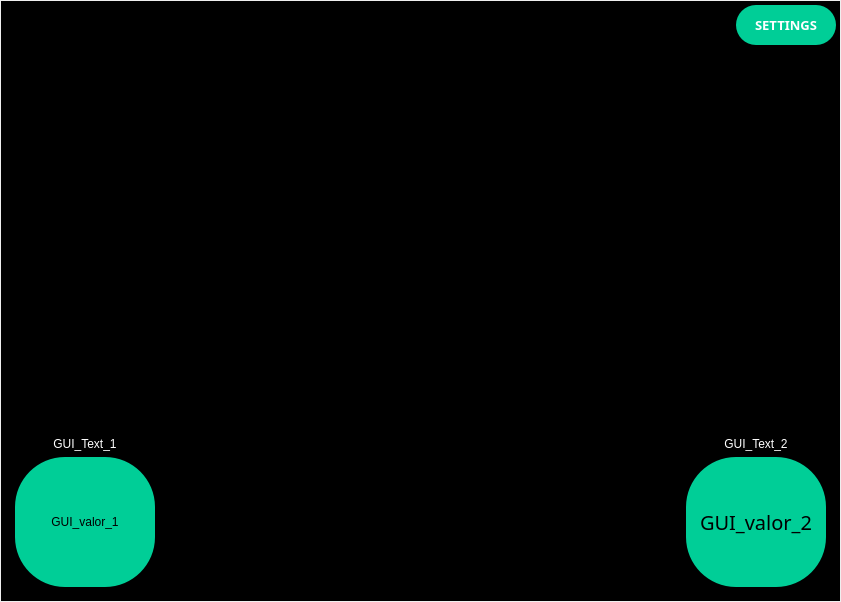
<?xml version="1.0" encoding="UTF-8"?>
<ui version="4.0">
 <class>MainWindow</class>
 <widget class="QMainWindow" name="MainWindow">
  <property name="geometry">
   <rect>
    <x>0</x>
    <y>0</y>
    <width>841</width>
    <height>602</height>
   </rect>
  </property>
  <property name="windowTitle">
   <string>MainWindow</string>
  </property>
  <widget class="QWidget" name="centralwidget">
   <layout class="QVBoxLayout" name="verticalLayout">
    <property name="spacing">
     <number>1</number>
    </property>
    <property name="leftMargin">
     <number>1</number>
    </property>
    <property name="topMargin">
     <number>1</number>
    </property>
    <property name="rightMargin">
     <number>1</number>
    </property>
    <property name="bottomMargin">
     <number>1</number>
    </property>
    <item>
     <widget class="QFrame" name="frame_global">
      <property name="styleSheet">
       <string notr="true">background-color: rgb(0, 0, 0);</string>
      </property>
      <property name="frameShape">
       <enum>QFrame::StyledPanel</enum>
      </property>
      <property name="frameShadow">
       <enum>QFrame::Raised</enum>
      </property>
      <layout class="QVBoxLayout" name="verticalLayout_2">
       <property name="spacing">
        <number>1</number>
       </property>
       <property name="leftMargin">
        <number>1</number>
       </property>
       <property name="topMargin">
        <number>1</number>
       </property>
       <property name="rightMargin">
        <number>1</number>
       </property>
       <property name="bottomMargin">
        <number>1</number>
       </property>
       <item>
        <widget class="QStackedWidget" name="stacked_Contenido">
         <widget class="QWidget" name="page_video">
          <layout class="QVBoxLayout" name="verticalLayout_4">
           <property name="spacing">
            <number>1</number>
           </property>
           <property name="leftMargin">
            <number>1</number>
           </property>
           <property name="topMargin">
            <number>1</number>
           </property>
           <property name="rightMargin">
            <number>1</number>
           </property>
           <property name="bottomMargin">
            <number>1</number>
           </property>
           <item>
            <widget class="QFrame" name="frame_3">
             <property name="frameShape">
              <enum>QFrame::StyledPanel</enum>
             </property>
             <property name="frameShadow">
              <enum>QFrame::Raised</enum>
             </property>
             <layout class="QHBoxLayout" name="horizontalLayout">
              <property name="spacing">
               <number>0</number>
              </property>
              <property name="leftMargin">
               <number>0</number>
              </property>
              <property name="topMargin">
               <number>0</number>
              </property>
              <property name="rightMargin">
               <number>0</number>
              </property>
              <property name="bottomMargin">
               <number>0</number>
              </property>
              <item>
               <spacer name="horizontalSpacer">
                <property name="orientation">
                 <enum>Qt::Horizontal</enum>
                </property>
                <property name="sizeHint" stdset="0">
                 <size>
                  <width>40</width>
                  <height>20</height>
                 </size>
                </property>
               </spacer>
              </item>
              <item>
               <widget class="QPushButton" name="btn_config">
                <property name="sizePolicy">
                 <sizepolicy hsizetype="Minimum" vsizetype="Minimum">
                  <horstretch>0</horstretch>
                  <verstretch>0</verstretch>
                 </sizepolicy>
                </property>
                <property name="minimumSize">
                 <size>
                  <width>100</width>
                  <height>40</height>
                 </size>
                </property>
                <property name="maximumSize">
                 <size>
                  <width>100</width>
                  <height>40</height>
                 </size>
                </property>
                <property name="font">
                 <font>
                  <family>Bahnschrift SemiBold SemiConden</family>
                  <pointsize>10</pointsize>
                  <weight>75</weight>
                  <bold>true</bold>
                 </font>
                </property>
                <property name="layoutDirection">
                 <enum>Qt::RightToLeft</enum>
                </property>
                <property name="styleSheet">
                 <string notr="true">QFrame{
background-color: rgb(0, 0, 0);
}

QPushButton{
background-color:rgb(0, 206, 151);
border-radius:20px; 
color: rgb(255, 255, 255); 
}

QPushButton:hover{
background-color:rgb(61, 61, 61);
border-radius:20px; 
}</string>
                </property>
                <property name="text">
                 <string>SETTINGS</string>
                </property>
               </widget>
              </item>
             </layout>
            </widget>
           </item>
           <item>
            <spacer name="verticalSpacer">
             <property name="orientation">
              <enum>Qt::Vertical</enum>
             </property>
             <property name="sizeHint" stdset="0">
              <size>
               <width>20</width>
               <height>203</height>
              </size>
             </property>
            </spacer>
           </item>
           <item>
            <widget class="QLabel" name="label_video">
             <property name="sizePolicy">
              <sizepolicy hsizetype="Expanding" vsizetype="Expanding">
               <horstretch>0</horstretch>
               <verstretch>0</verstretch>
              </sizepolicy>
             </property>
             <property name="text">
              <string>TextLabel</string>
             </property>
            </widget>
           </item>
           <item>
            <widget class="QFrame" name="frame_4">
             <property name="styleSheet">
              <string notr="true">background-color: transparent;</string>
             </property>
             <property name="frameShape">
              <enum>QFrame::StyledPanel</enum>
             </property>
             <property name="frameShadow">
              <enum>QFrame::Raised</enum>
             </property>
             <layout class="QHBoxLayout" name="horizontalLayout_11">
              <property name="spacing">
               <number>0</number>
              </property>
              <property name="leftMargin">
               <number>0</number>
              </property>
              <property name="topMargin">
               <number>0</number>
              </property>
              <property name="rightMargin">
               <number>0</number>
              </property>
              <property name="bottomMargin">
               <number>0</number>
              </property>
              <item>
               <widget class="QFrame" name="frame">
                <property name="frameShape">
                 <enum>QFrame::StyledPanel</enum>
                </property>
                <property name="frameShadow">
                 <enum>QFrame::Raised</enum>
                </property>
                <layout class="QVBoxLayout" name="verticalLayout_3">
                 <item>
                  <widget class="QLabel" name="label_GUI_text_1">
                   <property name="maximumSize">
                    <size>
                     <width>140</width>
                     <height>70</height>
                    </size>
                   </property>
                   <property name="styleSheet">
                    <string notr="true">background-color: rgba(0,0,0,0);
color: white;
font: 87 14pt &quot;Bahnschrift SemiBold SemiConden&quot;;</string>
                   </property>
                   <property name="frameShape">
                    <enum>QFrame::NoFrame</enum>
                   </property>
                   <property name="text">
                    <string>GUI_Text_1</string>
                   </property>
                   <property name="alignment">
                    <set>Qt::AlignCenter</set>
                   </property>
                  </widget>
                 </item>
                 <item>
                  <widget class="QLabel" name="label_GUI_valor_1">
                   <property name="minimumSize">
                    <size>
                     <width>140</width>
                     <height>130</height>
                    </size>
                   </property>
                   <property name="maximumSize">
                    <size>
                     <width>140</width>
                     <height>130</height>
                    </size>
                   </property>
                   <property name="layoutDirection">
                    <enum>Qt::LeftToRight</enum>
                   </property>
                   <property name="styleSheet">
                    <string notr="true">background-color:rgb(0, 206, 151);
border-radius: 50%;
font: 87 15pt &quot;Bahnschrift SemiBold SemiConden&quot;;
color: &quot;Black&quot;;</string>
                   </property>
                   <property name="text">
                    <string>GUI_valor_1</string>
                   </property>
                   <property name="alignment">
                    <set>Qt::AlignCenter</set>
                   </property>
                  </widget>
                 </item>
                </layout>
               </widget>
              </item>
              <item>
               <spacer name="horizontalSpacer_4">
                <property name="orientation">
                 <enum>Qt::Horizontal</enum>
                </property>
                <property name="sizeHint" stdset="0">
                 <size>
                  <width>639</width>
                  <height>20</height>
                 </size>
                </property>
               </spacer>
              </item>
              <item>
               <widget class="QFrame" name="frame_2">
                <property name="frameShape">
                 <enum>QFrame::StyledPanel</enum>
                </property>
                <property name="frameShadow">
                 <enum>QFrame::Raised</enum>
                </property>
                <layout class="QVBoxLayout" name="verticalLayout_14">
                 <item>
                  <widget class="QLabel" name="label_GUI_text_2">
                   <property name="maximumSize">
                    <size>
                     <width>140</width>
                     <height>70</height>
                    </size>
                   </property>
                   <property name="styleSheet">
                    <string notr="true">background-color: rgba(0,0,0,0);
color: white;
font: 87 14pt &quot;Bahnschrift SemiBold SemiConden&quot;;</string>
                   </property>
                   <property name="frameShape">
                    <enum>QFrame::NoFrame</enum>
                   </property>
                   <property name="text">
                    <string>GUI_Text_2</string>
                   </property>
                   <property name="alignment">
                    <set>Qt::AlignCenter</set>
                   </property>
                  </widget>
                 </item>
                 <item>
                  <widget class="QLabel" name="label_GUI_valor_2">
                   <property name="minimumSize">
                    <size>
                     <width>140</width>
                     <height>130</height>
                    </size>
                   </property>
                   <property name="maximumSize">
                    <size>
                     <width>140</width>
                     <height>130</height>
                    </size>
                   </property>
                   <property name="font">
                    <font>
                     <family>Bahnschrift SemiBold SemiConden</family>
                     <pointsize>15</pointsize>
                     <weight>10</weight>
                     <italic>false</italic>
                     <bold>false</bold>
                    </font>
                   </property>
                   <property name="layoutDirection">
                    <enum>Qt::LeftToRight</enum>
                   </property>
                   <property name="styleSheet">
                    <string notr="true">background-color:rgb(0, 206, 151);
border-radius: 50%;
font: 87 15pt &quot;Bahnschrift SemiBold SemiConden&quot;;
color: &quot;Black&quot;;</string>
                   </property>
                   <property name="text">
                    <string>GUI_valor_2</string>
                   </property>
                   <property name="alignment">
                    <set>Qt::AlignCenter</set>
                   </property>
                  </widget>
                 </item>
                </layout>
               </widget>
              </item>
             </layout>
            </widget>
           </item>
          </layout>
         </widget>
         <widget class="QWidget" name="page_3"/>
         <widget class="QWidget" name="page_4"/>
         <widget class="QWidget" name="page_2"/>
        </widget>
       </item>
      </layout>
     </widget>
    </item>
   </layout>
  </widget>
 </widget>
 <resources/>
 <connections/>
</ui>
